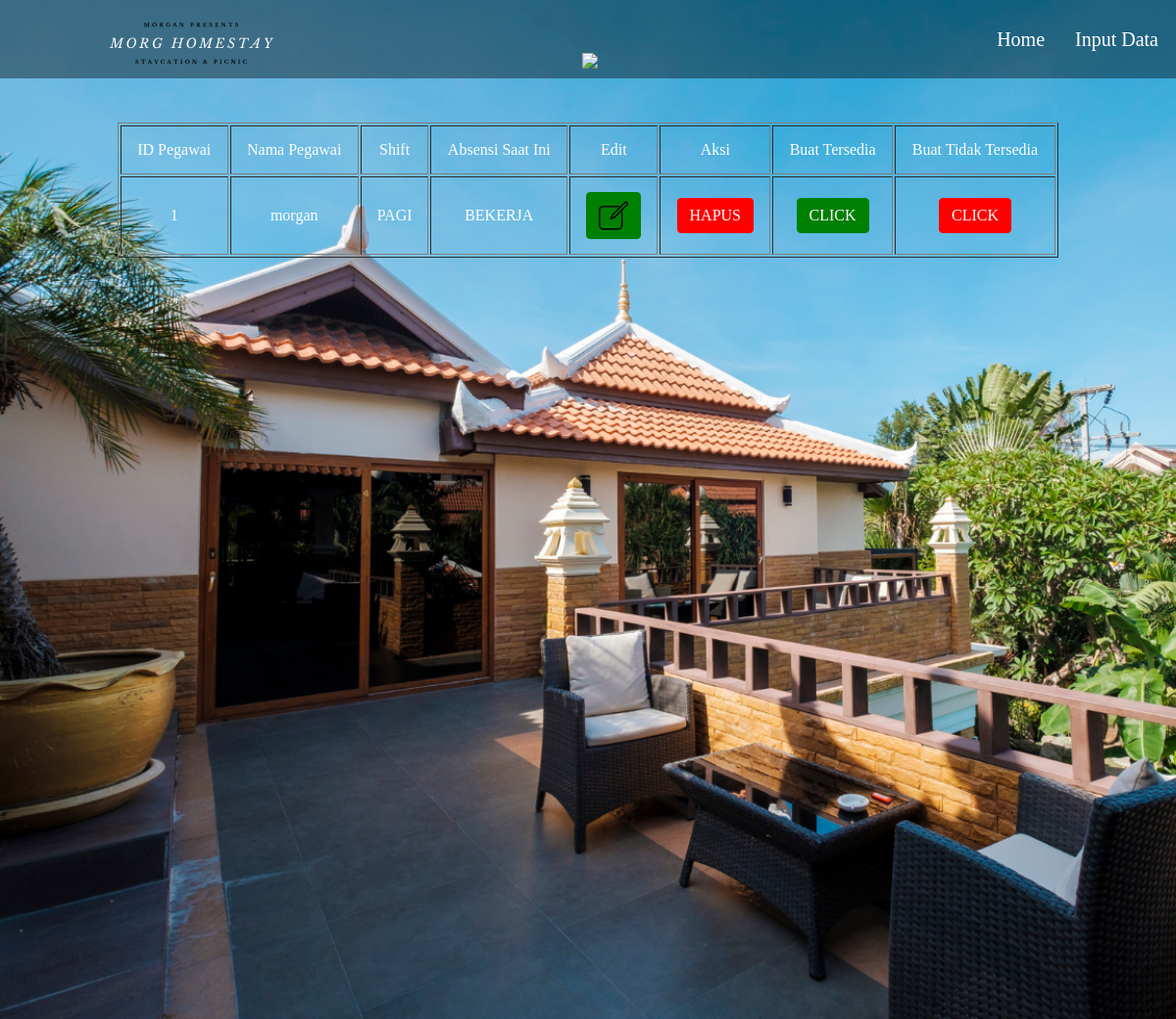
/admin/employees.php, run on the app's committed database.
### tables this page shows
CREATE TABLE `pegawai` (
  `idpgw` varchar(16) NOT NULL,
  `namapgw` varchar(16) NOT NULL,
  `shift` varchar(16) NOT NULL,
  `absensi_rn` varchar(36) NOT NULL
);

### admin/employees.php (the view, shortened to what this page needs)
<html>
    <head>
        <link rel="stylesheet" href="style.css">
    </head>
    <body>
    <div class="wrapper">
        <nav class="navbar">
                <img class="logo" src="logo.svg">
                <img class="logo2" src="#">
                <ul> <li> <a href="input-room.php"> Input Data </a> </li> </ul>
                <ul> <li> <a href="index.php"> Home </a> </li> </ul>
        </nav>
        <div class="table">
        <table border = "1">
            <tr>
                <td> ID Pegawai </td>
                <td> Nama Pegawai </td>
                <td> Shift </td>
                <td> Absensi Saat Ini </td>
                <td> Edit </td>
                <td> Aksi </td>
                <td> Buat Tersedia </td>
                <td> Buat Tidak Tersedia </td>
            </tr>
            <?php
            include "koneksi.php";
            $data = mysqli_query($koneksi,"select * from pegawai");
            while($d=mysqli_fetch_array($data)) {
                ?>
                <tr>
                <td><?php echo $d['idpgw']?></td>
                <td><?php echo $d['namapgw']?></td>
                <td><?php echo $d['shift']?></td>
                <td><?php echo $d['absensi_rn']?></td>
                <td><a href="edit-pegawai.php?idpgw=<?php echo $d['idpgw']; ?>" class="roombuttonh"> <img src="editr.svg" alt="EDIT" height="30" width="30"> </a> </td>
                <td><a href="hapus-pegawai.php?idpgw=<?php echo $d['idpgw']; ?>" class="roombuttonr"> HAPUS </a> </td>
                <td><a href="bekerja.php?idpgw=<?php echo $d['idpgw']; ?>" class="roombuttonh"> CLICK </a> </td>
                <td><a href="tidak-bekerja.php?idpgw=<?php echo $d['idpgw']; ?>" class="roombuttonr"> CLICK </a> </td>
                </tr>
                <?php
            }
            ?>
        </table> <br>
        </div>
    </div>
    </body>
</html>

### admin/style.css (style rules this page uses)
* { padding: 0; margin: 0; }
.wrapper { background: url(relax-area-resort.jpg) no-repeat; background-size: cover; height: 130vh; }
.wrapper table { width: 100%; }
.wrapper td { padding: 10px; }
.navbar { height:80px; width: 100%; background: rgba(0,0,0,0.4) }
.logo { width: auto; height: auto; padding: 20px 100px; }
.logo2 { padding: 20px 200px; }
.navbar ul { float: right; margin-right: 5px; }
.navbar ul li { list-style: none; margin: 0 0; display: inline-block; line-height: 80px; }
.navbar ul li a { text-decoration: none; color: white; font-size: 20px; padding: 6px 13px; margin: 0 0; }
.table { box-sizing: border-box; margin: 45px; font-family:'Times New Roman', Times, serif; max-width: 1000px; margin: 25px auto; border-radius: 30px; border-collapse: collapse; width: 100%; font-size: 14px; white-space: nowrap; display: flex; justify-content: center; padding: 20px; max-height: 500px; }
.table tr td { color: rgb(255, 255, 255); padding: 15px; text-align: center; }
.table td { padding: 15px; }

### admin/employees.php (style rules this page uses)
.roombuttonr { display: inline-block; padding: 8px 12px; text-align: center; text-decoration: none; cursor: pointer; border: 1px solid red; border-radius: 4px; background-color: red; color: white; }
.roombuttonh { display: inline-block; padding: 8px 12px; text-align: center; text-decoration: none; cursor: pointer; border: 1px solid green; border-radius: 4px; background-color: green; color: white; }
.roombuttonh img { vertical-align: middle; }

### data on the page
pegawai: idpgw "1", namapgw "morgan", shift "PAGI", absensi_rn "BEKERJA"
